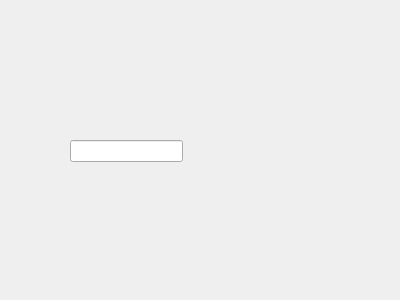
<?xml version="1.0" encoding="UTF-8"?>
<ui version="4.0">
 <class>FormTest</class>
 <widget class="QWidget" name="FormTest">
  <property name="geometry">
   <rect>
    <x>0</x>
    <y>0</y>
    <width>400</width>
    <height>300</height>
   </rect>
  </property>
  <property name="windowTitle">
   <string>Form</string>
  </property>
  <widget class="QLineEdit" name="lineEdit">
   <property name="geometry">
    <rect>
     <x>70</x>
     <y>140</y>
     <width>113</width>
     <height>22</height>
    </rect>
   </property>
  </widget>
 </widget>
 <resources/>
 <connections/>
</ui>
